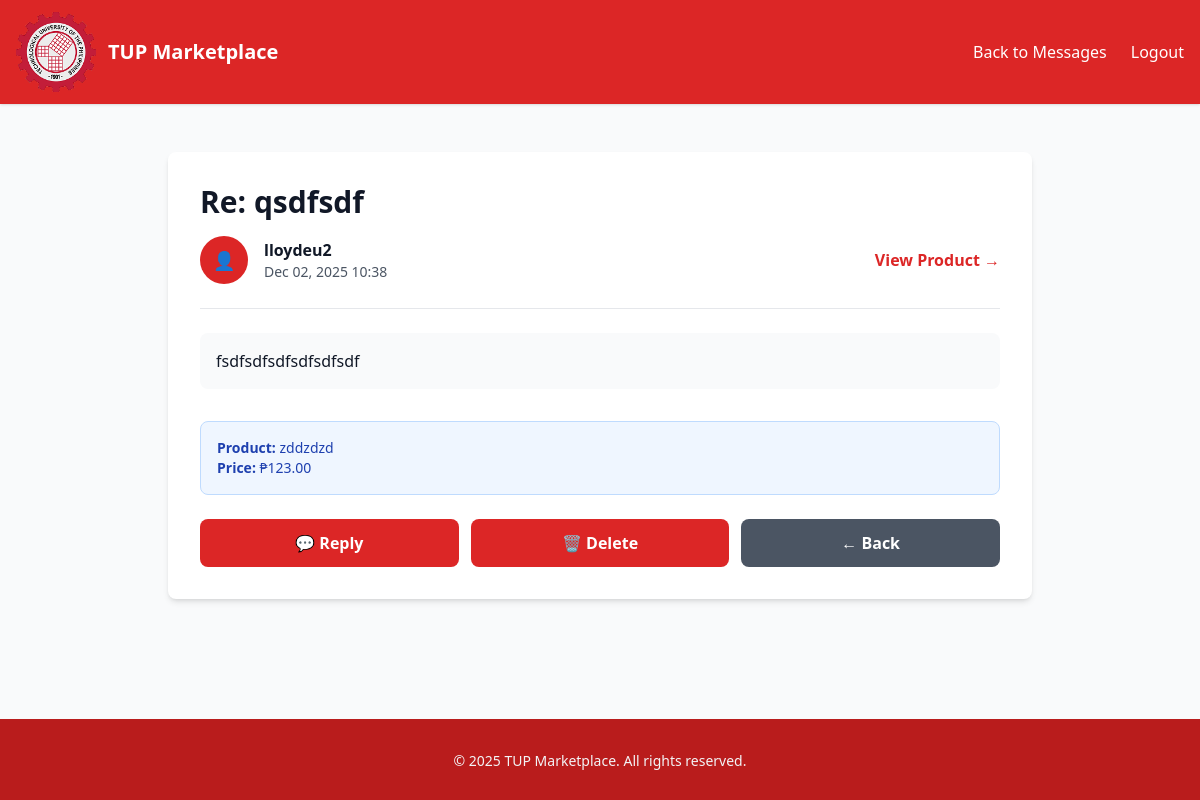
/message/4/ (signed in), run on the app's committed database.
### shop/models.py (models this page shows, shortened)
class Message(models.Model):
    sender = models.ForeignKey(User, on_delete=models.CASCADE, related_name='sent_messages')
    recipient = models.ForeignKey(User, on_delete=models.CASCADE, related_name='received_messages')
    product = models.ForeignKey(Product, on_delete=models.CASCADE, related_name='messages', null=True, blank=True)
    subject = models.CharField(max_length=200)
    message = models.TextField()
    is_read = models.BooleanField(default=False)
    created_at = models.DateTimeField(auto_now_add=True)
    class Meta:
        ordering = ['-created_at']

class Product(models.Model):
    name = models.CharField(max_length=200)
    description = models.TextField(blank=True)
    price = models.DecimalField(max_digits=10, decimal_places=2)
    stock = models.PositiveIntegerField(default=0)
    image = models.ImageField(upload_to='products/', blank=True, null=True)
    category = models.ForeignKey(Category, on_delete=models.CASCADE, related_name='products')
    seller = models.ForeignKey(User, on_delete=models.CASCADE, related_name='products')
    created_at = models.DateTimeField(auto_now_add=True)

### shop/views.py (the view)
# urls.py: path('message/<int:message_id>/', views.message_detail, name='message_detail'),
@login_required(login_url='login')
def message_detail(request, message_id):
    message = get_object_or_404(Message, id=message_id)
    if message.recipient != request.user:
        messages.error(request, 'You cannot view this message!')
        return redirect('messages_inbox')
    if not message.is_read:
        message.is_read = True
        message.save()
    context = {
        'message': message,
    }
    return render(request, 'shop/message_detail.html', context)

### shop/templates/shop/message_detail.html (shortened to what this page needs)
{% load static %}
<!DOCTYPE html>
<html lang="en">
<head>
  <link rel="stylesheet" href="{% static 'shop/styles.css' %}">
  <script src="https://cdn.tailwindcss.com"></script>
</head>
<body class="bg-gray-50">
  <header class="bg-red-600 text-white shadow">
    <div class="max-w-7xl mx-auto px-4 py-3 flex items-center justify-between gap-4">
      <div class="flex items-center gap-3">
        <a href="{% url 'homepage' %}" class="flex items-center gap-3 hover:opacity-80">
          <img src="{% static 'shop/images/logo.png' %}" alt="Logo" class="h-20 w-auto">
          <h1 class="text-xl font-bold hidden sm:block">TUP Marketplace</h1>
        </a>
      </div>
      <nav class="hidden lg:flex gap-6">
        <a href="{% url 'messages_inbox' %}" class="hover:text-gray-300">Back to Messages</a>
        <a href="{% url 'logout' %}" class="hover:text-gray-300">Logout</a>
      </nav>
    </div>
  </header>
  <main class="max-w-4xl mx-auto px-4 py-12">
    <div class="bg-white rounded-lg shadow-md p-6 md:p-8 mb-6">
      <h1 class="text-3xl font-bold text-gray-900 mb-4">{{ message.subject }}</h1>
      <div class="flex items-center justify-between mb-6 pb-6 border-b border-gray-200">
        <div class="flex items-center gap-4">
          <div class="w-12 h-12 bg-red-600 text-white rounded-full flex items-center justify-center text-lg">
          </div>
          <div>
            <p class="font-bold text-gray-900">{{ message.sender.username }}</p>
            <p class="text-sm text-gray-600">{{ message.created_at|date:"M d, Y H:i" }}</p>
          </div>
        </div>
        {% if message.product %}
          <a href="{% url 'product_detail' message.product.id %}" class="text-red-600 font-bold hover:underline">
            View Product →
          </a>
        {% endif %}
      </div>
      <div class="mb-8 p-4 bg-gray-50 rounded-lg">
        <p class="text-gray-900 whitespace-pre-wrap">{{ message.message }}</p>
      </div>
      {% if message.product %}
        <div class="mb-6 p-4 bg-blue-50 border border-blue-200 rounded-lg">
          <p class="text-sm text-blue-800">
            <strong>Product:</strong> {{ message.product.name }}<br>
            <strong>Price:</strong> ₱{{ message.product.price }}
          </p>
        </div>
      {% endif %}
      <div class="flex gap-3">
        <a href="{% url 'reply_message' message.id %}" class="flex-1 bg-red-600 text-white font-bold py-3 rounded-lg hover:bg-red-700 text-center transition-colors">
          💬 Reply
        </a>
        <a href="{% url 'delete_message' message.id %}" class="flex-1 bg-red-600 text-white font-bold py-3 rounded-lg hover:bg-red-700 text-center transition-colors">
          🗑️ Delete
        </a>
        <a href="{% url 'messages_inbox' %}" class="flex-1 bg-gray-600 text-white font-bold py-3 rounded-lg hover:bg-gray-700 text-center">
          ← Back
        </a>
      </div>
    </div>
  </main>
  <footer class="bg-red-700 text-gray-100 py-8 mt-12">
    <p class="text-center text-sm">© 2025 TUP Marketplace. All rights reserved.</p>
  </footer>
</body>
</html>

### data on the page
Message: subject "Re: qsdfsdf", sender.username "lloydeu2", created_at "Dec 02, 2025 10:38", message "fsdfsdfsdfsdfsdfsdf", product.name "zddzdzd", product.price "123.00"
